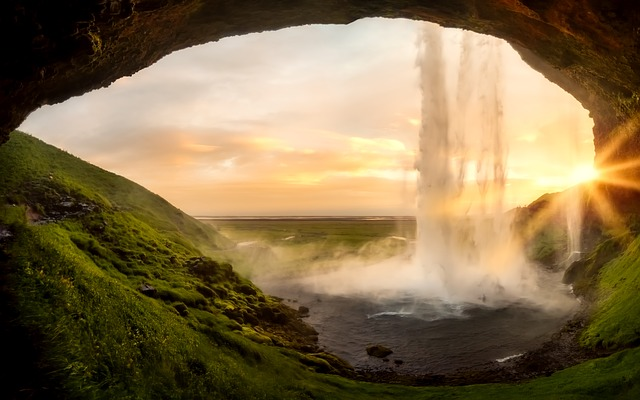
#> input picture medias/featureimages/10.jpg, 640 x 400 px, given as the content of the folder source/_posts/medias/featureimages/10.jpg, which was not available
$ python watermark.py medias/featureimages/10.jpg
#> lines starting #> are read from the running program, lines starting #| are printed output that depends on the picture
# -*- coding: utf-8 -*-
import sys
import glob
from PIL import Image
from PIL import ImageDraw
from PIL import ImageFont


def watermark(post_name):
#> called with post_name = 'medias/featureimages/10.jpg'
    if post_name == 'all':
        post_name = '*'
    dir_name = 'source/_posts/' + post_name + '/*'
    for files in glob.glob(dir_name):
        im = Image.open(files)
#> im is the input picture: PIL image 640x400 RGB; mean R, G, B 131.3, 110.9, 76.4
        if len(im.getbands()) < 3:
            im = im.convert('RGB')
            print(files)
        font = ImageFont.truetype('STSONG.TTF', max(30, int(im.size[1] / 20)))
        draw = ImageDraw.Draw(im)
        draw.text((im.size[0] / 2, im.size[1] / 2),
                  u'@yourname', fill=(0, 0, 0), font=font)
        im.save(files)
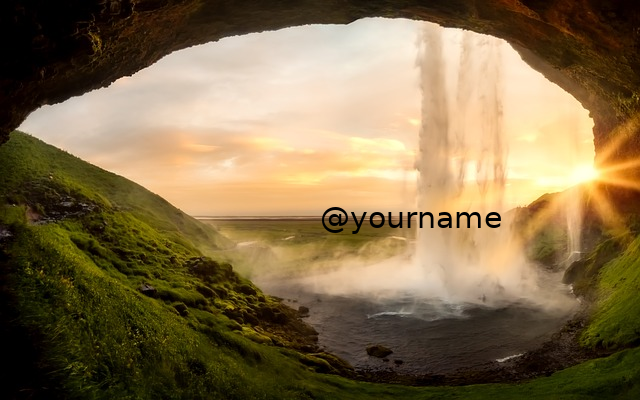
#> saved as 10.jpg: PIL image 640x400 RGB; mean R, G, B 130.4, 110.2, 76


if __name__ == '__main__':
    if len(sys.argv) == 2:
        watermark(sys.argv[1])
    else:
        print('[usage] <input>')

$ run again, on medias/featureimages/11.jpg
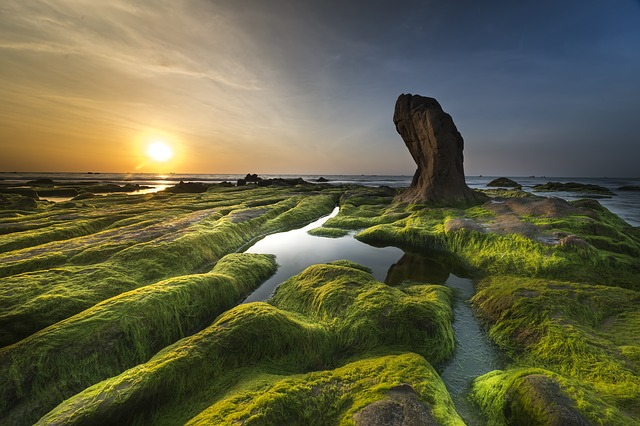
#> input picture medias/featureimages/11.jpg, 640 x 426 px, given as the content of the folder source/_posts/medias/featureimages/11.jpg, which was not available
#> in watermark, im is the input picture: PIL image 640x426 RGB; mean R, G, B 99.1, 98.2, 68.4
#> in watermark, `im.save(files)`:
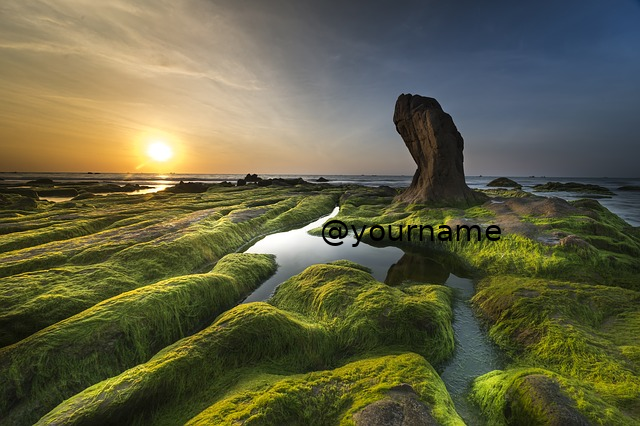
#> saved as 11.jpg: PIL image 640x426 RGB; mean R, G, B 98.6, 97.7, 68.1

$ run again, on medias/featureimages/12.jpg
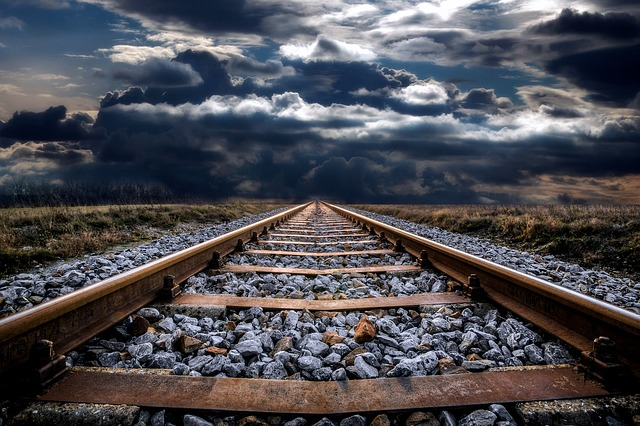
#> input picture medias/featureimages/12.jpg, 640 x 426 px, given as the content of the folder source/_posts/medias/featureimages/12.jpg, which was not available
#> in watermark, im is the input picture: PIL image 640x426 RGB; mean R, G, B 76.3, 75.8, 81.9
#> in watermark, `im.save(files)`:
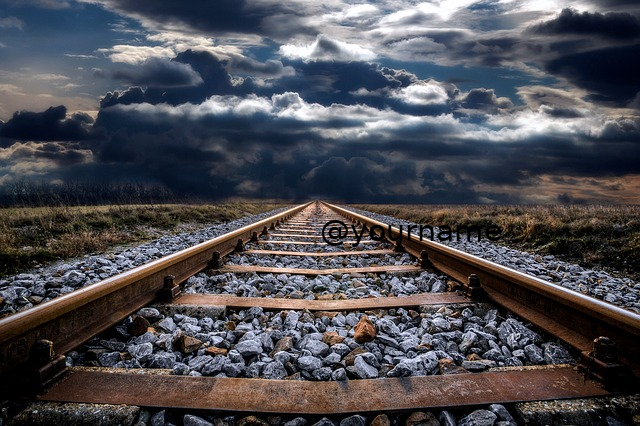
#> saved as 12.jpg: PIL image 640x426 RGB; mean R, G, B 75.9, 75.5, 81.6
